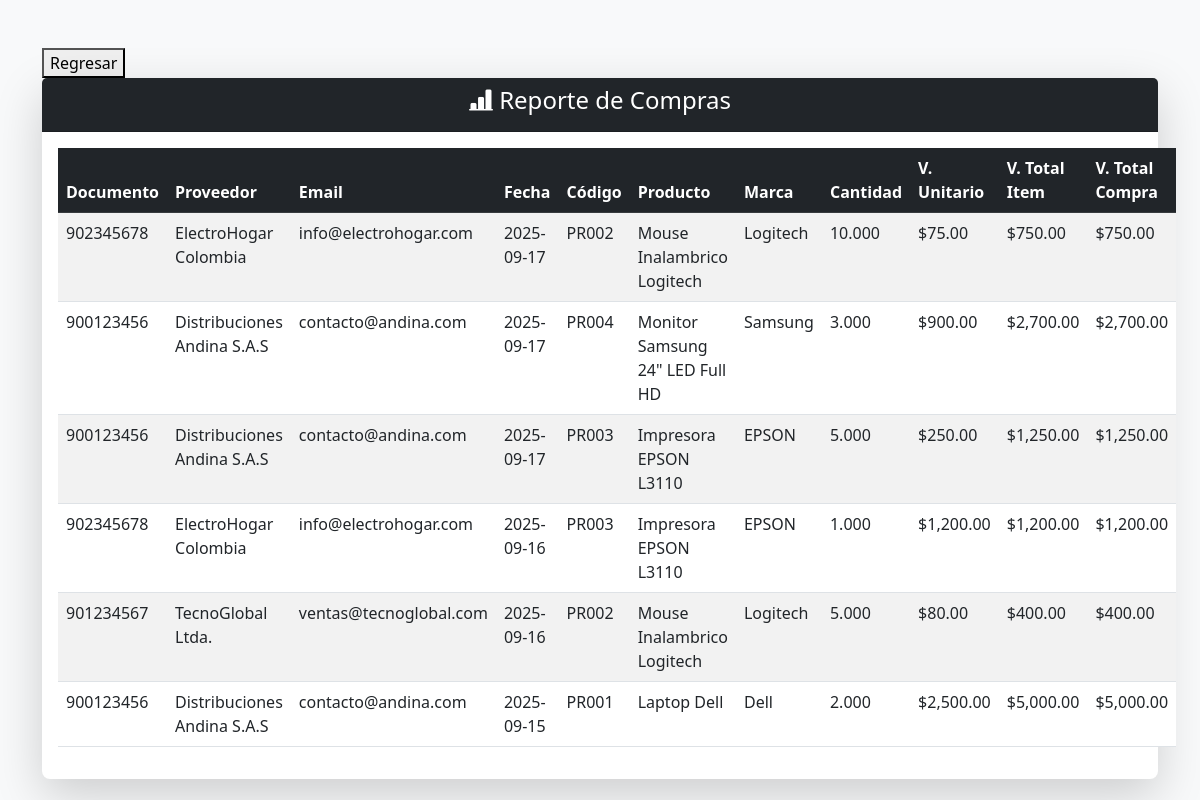
Page /compras/reporte.php on the committed database.
### tables this page shows
CREATE TABLE `compra` (
  `id_compra` int(11) NOT NULL,
  `id_proveedor` int(11) NOT NULL,
  `fecha_compra` date NOT NULL,
  `valor_total` decimal(15,2) NOT NULL DEFAULT 0.00,
  `referencia` varchar(150) DEFAULT NULL,
  `created_at` timestamp NOT NULL DEFAULT current_timestamp()
);

CREATE TABLE `proveedor` (
  `id_proveedor` int(11) NOT NULL,
  `documento` varchar(50) NOT NULL,
  `nombre` varchar(200) NOT NULL,
  `email` varchar(150) DEFAULT NULL,
  `telefono` varchar(50) DEFAULT NULL,
  `direccion` text DEFAULT NULL,
  `created_at` timestamp NOT NULL DEFAULT current_timestamp()
);

CREATE TABLE `producto` (
  `id_producto` int(11) NOT NULL,
  `codigo` varchar(100) NOT NULL,
  `nombre` varchar(200) NOT NULL,
  `marca` varchar(150) DEFAULT NULL,
  `unidad_medida` varchar(50) DEFAULT NULL,
  `created_at` timestamp NOT NULL DEFAULT current_timestamp()
);

CREATE TABLE `compra_item` (
  `id_item` int(11) NOT NULL,
  `id_compra` int(11) NOT NULL,
  `id_producto` int(11) NOT NULL,
  `cantidad` decimal(12,3) NOT NULL,
  `valor_unitario` decimal(15,2) NOT NULL,
  `valor_total_item` decimal(15,2) NOT NULL,
  `created_at` timestamp NOT NULL DEFAULT current_timestamp()
);

### compras/reporte.php (the view, shortened to what this page needs)
<?php
$db = new Database;
$con = $db->conectar();
$sql = "
    SELECT
        p.documento,
        p.nombre AS proveedor,
        p.email,
        c.fecha_compra,
        pr.codigo,
        pr.nombre AS producto,
        pr.marca,
        ci.cantidad,
        ci.valor_unitario,
        ci.valor_total_item,
        c.valor_total
    FROM compra c
    INNER JOIN proveedor p ON c.id_proveedor = p.id_proveedor
    INNER JOIN compra_item ci ON c.id_compra = ci.id_compra
    INNER JOIN producto pr ON ci.id_producto = pr.id_producto
    ORDER BY c.fecha_compra DESC
";
$compras = $con->query($sql)->fetchAll(PDO::FETCH_ASSOC);
?>
<!DOCTYPE html>
<html lang="es">
<head>
  <link href="https://cdn.jsdelivr.net/npm/bootstrap@5.3.0/dist/css/bootstrap.min.css" rel="stylesheet">
  <link href="https://cdn.jsdelivr.net/npm/bootstrap-icons@1.11.3/font/bootstrap-icons.css" rel="stylesheet">
</head>
<body class="bg-light">
<div class="container mt-5">
      <a href="../index.php">
        <button type="button">Regresar</button>
      </a>
  <div class="card shadow-lg border-0 rounded-3">
    <div class="card-header bg-dark text-white text-center">
      <h4><i class="bi bi-bar-chart-line-fill"></i> Reporte de Compras</h4>
    </div>
    <div class="card-body">
      <table class="table table-striped table-hover">
        <thead class="table-dark">
          <tr>
            <th>Documento</th>
            <th>Proveedor</th>
            <th>Email</th>
            <th>Fecha</th>
            <th>Código</th>
            <th>Producto</th>
            <th>Marca</th>
            <th>Cantidad</th>
            <th>V. Unitario</th>
            <th>V. Total Item</th>
            <th>V. Total Compra</th>
          </tr>
        </thead>
        <tbody>
          <?php foreach($compras as $row): ?>
            <tr>
              <td><?= $row['documento'] ?></td>
              <td><?= $row['proveedor'] ?></td>
              <td><?= $row['email'] ?></td>
              <td><?= $row['fecha_compra'] ?></td>
              <td><?= $row['codigo'] ?></td>
              <td><?= $row['producto'] ?></td>
              <td><?= $row['marca'] ?></td>
              <td><?= $row['cantidad'] ?></td>
              <td>$<?= number_format($row['valor_unitario'], 2) ?></td>
              <td>$<?= number_format($row['valor_total_item'], 2) ?></td>
              <td>$<?= number_format($row['valor_total'], 2) ?></td>
            </tr>
          <?php endforeach; ?>
        </tbody>
      </table>
    </div>
  </div>
</div>
</body>
</html>

### rows in the picture
compra: id_proveedor.documento "902345678", id_proveedor.nombre "ElectroHogar Colombia", id_proveedor.email "info@electrohogar.com", fecha_compra "2025-09-17", producto.codigo "PR002", producto.nombre "Mouse Inalambrico Logitech", producto.marca "Logitech", compra_item.cantidad "10.000", compra_item.valor_unitario "75.00", compra_item.valor_total_item "750.00", valor_total "750.00"
compra: id_proveedor.documento "900123456", id_proveedor.nombre "Distribuciones Andina S.A.S", id_proveedor.email "contacto@andina.com", fecha_compra "2025-09-17", producto.codigo "PR004", producto.nombre "Monitor Samsung 24\" LED Full HD", producto.marca "Samsung", compra_item.cantidad "3.000", compra_item.valor_unitario "900.00", compra_item.valor_total_item "2,700.00", valor_total "2,700.00"
compra: id_proveedor.documento "900123456", id_proveedor.nombre "Distribuciones Andina S.A.S", id_proveedor.email "contacto@andina.com", fecha_compra "2025-09-17", producto.codigo "PR003", producto.nombre "Impresora EPSON L3110", producto.marca "EPSON", compra_item.cantidad "5.000", compra_item.valor_unitario "250.00", compra_item.valor_total_item "1,250.00", valor_total "1,250.00"
compra: id_proveedor.documento "902345678", id_proveedor.nombre "ElectroHogar Colombia", id_proveedor.email "info@electrohogar.com", fecha_compra "2025-09-16", producto.codigo "PR003", producto.nombre "Impresora EPSON L3110", producto.marca "EPSON", compra_item.cantidad "1.000", compra_item.valor_unitario "1,200.00", compra_item.valor_total_item "1,200.00", valor_total "1,200.00"
compra: id_proveedor.documento "901234567", id_proveedor.nombre "TecnoGlobal Ltda.", id_proveedor.email "ventas@tecnoglobal.com", fecha_compra "2025-09-16", producto.codigo "PR002", producto.nombre "Mouse Inalambrico Logitech", producto.marca "Logitech", compra_item.cantidad "5.000", compra_item.valor_unitario "80.00", compra_item.valor_total_item "400.00", valor_total "400.00"
compra: id_proveedor.documento "900123456", id_proveedor.nombre "Distribuciones Andina S.A.S", id_proveedor.email "contacto@andina.com", fecha_compra "2025-09-15", producto.codigo "PR001", producto.nombre "Laptop Dell", producto.marca "Dell", compra_item.cantidad "2.000", compra_item.valor_unitario "2,500.00", compra_item.valor_total_item "5,000.00", valor_total "5,000.00"
